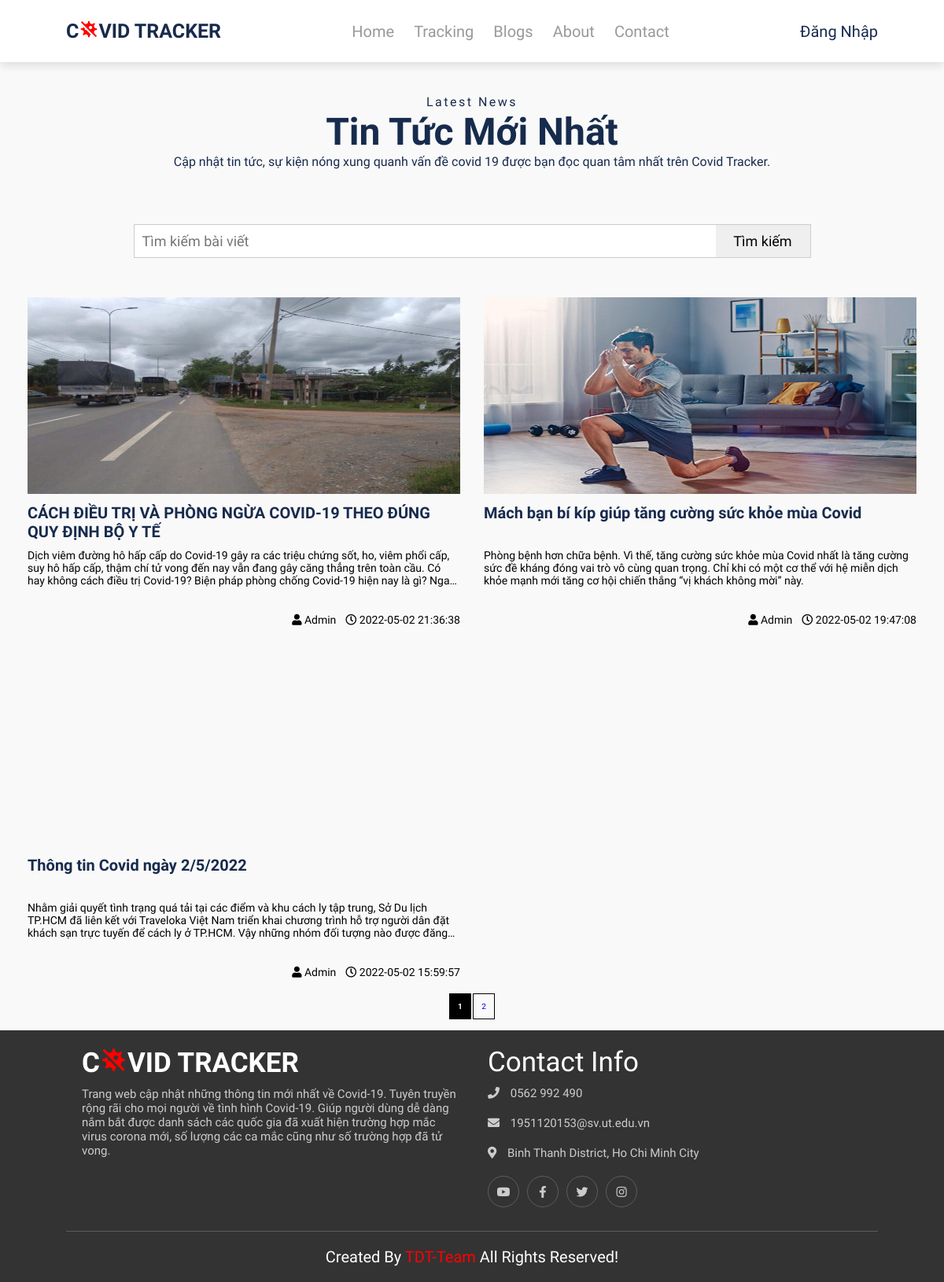
The page /blog.php on the database as committed earlier.
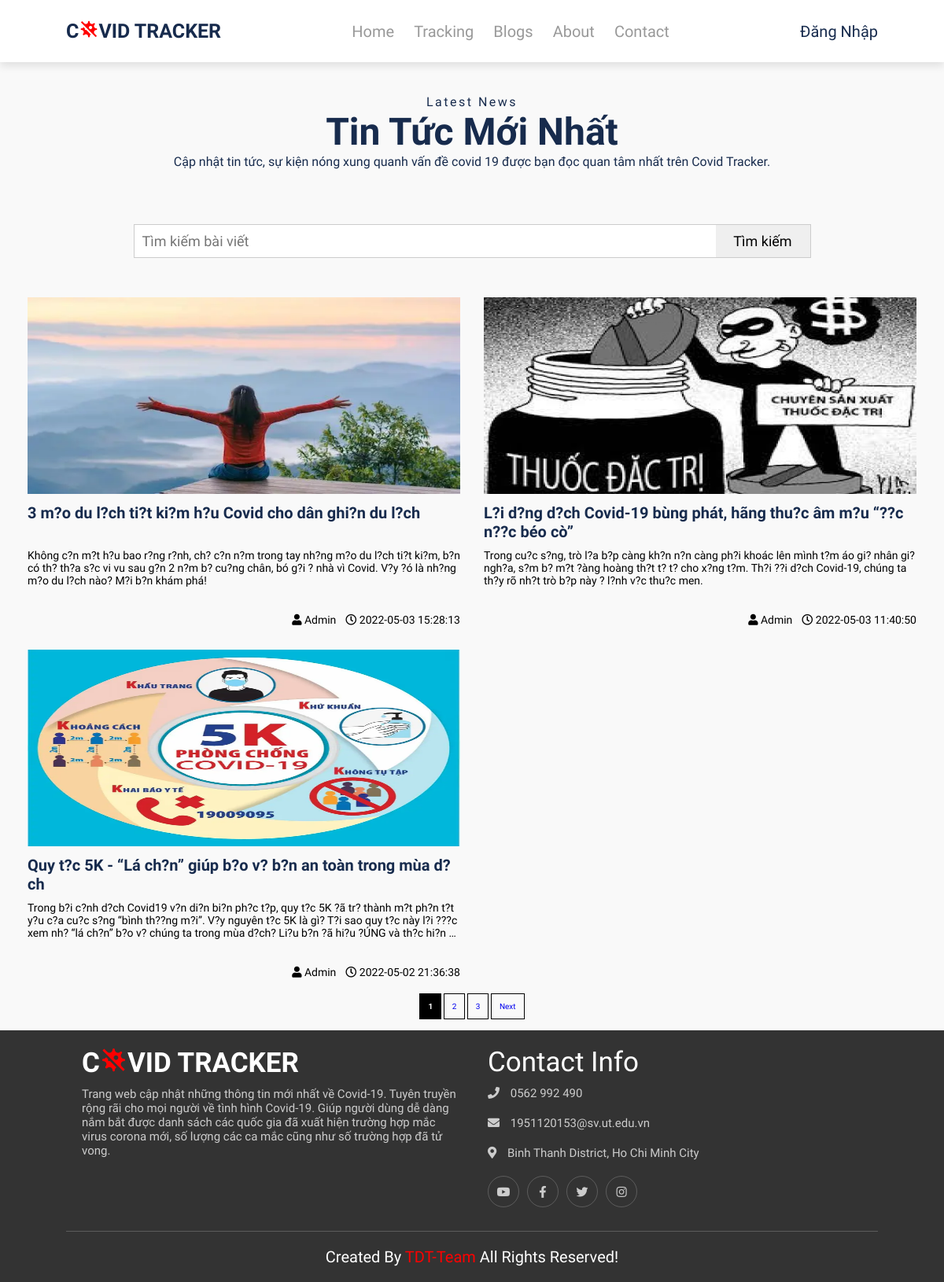
The same page on the database as committed later.
### tables this page shows
CREATE TABLE `posts` (
  `post_id` int(10) NOT NULL,
  `title` text NOT NULL,
  `thumbnail` text NOT NULL,
  `description` text NOT NULL,
  `content` text DEFAULT NULL,
  `date_time_create` datetime NOT NULL DEFAULT current_timestamp(),
  `author` varchar(50) DEFAULT NULL
);

### blog.php (the view, shortened to what this page needs)
<?php
    include('header.php');
    include('conn.php');
?>
<body onLoad=load()>
    <div class="blog__container" style="margin-top: 100px">
        <div class="row blog__intro">
            <div class="col-12">
                <span>Latest News</span>
                <h3>Tin tức mới nhất</h3>
                <p>Cập nhật tin tức, sự kiện nóng xung quanh vấn đề covid 19 được bạn đọc quan tâm nhất trên Covid Tracker.</p>
            </div>
            <div class="col-12 search">
                <form class="wrapper" method="GET" action="">
                    <?php
                        $param = "";
                        $search = isset($_GET['post-name']) ? $_GET['post-name'] : "";
                    ?>
                    <input type="text" class="search-input" placeholder="Tìm kiếm bài viết" name="post-name" value="<?= isset($_GET['post-name']) ? $_GET['post-name'] : ""; ?>">
                    <input type="submit" class="search-btn" value="Tìm kiếm">
                </form>
            </div>
        </div>
        <div class="row blog__content">
            <?php
                $item_per_page = !empty($_GET['per_page']) ? $_GET['per_page'] : 3;
                $current_page = !empty($_GET['page']) ? $_GET['page'] : 1;
                $offset = ($current_page - 1) * $item_per_page;
                if ($search) {
                    $sql_sl = "SELECT * FROM `posts` WHERE `title` LIKE '%" . $search . "%' OR `description` LIKE '%" . $search . "%' LIMIT " . $item_per_page . " OFFSET " . $offset;
                    $listPost = mysqli_query($connect, $sql_sl);
                    $totalRecords = mysqli_query($connect, "SELECT * FROM `posts` WHERE `title` LIKE '%" . $search . "%' OR `description` LIKE '%" . $search . "%'");
                } else {
                    $sql_sl = "SELECT * FROM `posts` ORDER BY date_time_create DESC LIMIT " . $item_per_page . " OFFSET " . $offset;;
                    $listPost = mysqli_query($connect, $sql_sl);
                    $totalRecords = mysqli_query($connect, "SELECT * FROM `posts`");
                }
                $totalRecords = $totalRecords->num_rows;
                $totalPages = ceil($totalRecords / $item_per_page);
                while ($row = mysqli_fetch_array($listPost)) {
            ?>
            <div class="col-4 col-md-6 col-sm-12">
                <div class="blog__single">
                    <div class="blog__img">
                        <a href="posts.php?id=<?= $row['post_id'] ?>">
                            <img src="upload/<?=$row["thumbnail"]?>" alt="" width="100%">
                        </a>
                    </div>
                    <div class="blog__post">
                        <a href="posts.php?id=<?= $row['post_id'] ?>">
                            <h4><?=$row["title"]?></h4>
                        </a>
                        <p>
                            <?=$row["description"]?>
                        </p>
                    </div>
                    <div class="blog__info">
                        <div class="blog__info-author">
                            <span><i class="fas fa-user"></i></span>
                            <span>Admin</span>
                        </div>
                        <div class="blog__info-cmt">
                            <span><i class="far fa-clock"></i></span>
                            <span><?=$row["date_time_create"]?></span>
                        </div>
                    </div>
                </div>
            </div>
            <?php }
                ?>
        </div>
        <div style="text-align: center; padding-bottom: 25px;" class="pagination">
                <?php include("pagination.php");     ?>
        </div>
    </div>
</body>
<?php
    include('footer.php');
?>

### header.php (shortened to what this page needs)
<!DOCTYPE html>
<html lang="en">
<head>
    <link rel="stylesheet" href="https://cdnjs.cloudflare.com/ajax/libs/font-awesome/5.15.3/css/all.min.css">
    <link rel="stylesheet" href="./css/style.css">
    <link href='https://unpkg.com/boxicons@2.0.9/css/boxicons.min.css' rel='stylesheet'>
    <link rel="stylesheet" href="./css/grid.css">
</head>
<body>
<header>
    <a href="index.php" class="logo">
        C<i class="bx bxs-virus-block bx-tada"></i>VID TRACKER
    </a>
    <nav class="navbar">
        <ul>
            <li><a href="index.php">home</a></li>
            <li><a href="tracker.php">Tracking</a></li>
            <li><a href="blog.php">Blogs</a></li>
            <li><a href="about.php">About</a></li>
            <li><a href="contact.php">contact</a></li>
        </ul>
    </nav>
    <div class="user__section pc">
            <div class="profile" onclick="menuToggle()">
                <?php
                    if (isset($_SESSION["login"])) { ?>
                        <h4 class="user_name">Chào!
                                <?php echo $_SESSION["login"]["1"];
                                ?>
                                <i class="fas fa-user-circle"></i>
                                </h4>
                    <?php } else { ?>
                        <a class="loginBtn-header" href="login.php">Đăng nhập</a>
                    <?php }
                    ?>
            </div>
    </div>
</header>
</body>

### pagination.php (shortened to what this page needs)
<?php if (isset($_GET['id'])) { ?>
<?php
$id = $_GET['id'];
if ($current_page > 3) {
    $first_page = 1;
?>
    <a style="border: 1px solid #000; padding: 10px; text-decoration: none;" href="?<?= $param ?>id=<?= $id ?>&per_page=<?= $item_per_page ?>&page=<?= $first_page ?>">First</a>
<?php }
if ($current_page > 1) {
    $prev_page = $current_page - 1;
?>
    <a style="border: 1px solid #000; padding: 10px; text-decoration: none;" href="?<?= $param ?>id=<?= $id ?>&per_page=<?= $item_per_page ?>&page=<?= $prev_page ?>">Prev</a>
<?php }
?>
<?php for ($num = 1; $num <= $totalPages; $num++) { ?>
    <?php if ($num != $current_page) { ?>
        <?php if ($num > $current_page - 3 && $num < $current_page + 3) { ?>
            <a style="border: 1px solid #000; padding: 10px; text-decoration: none;" href="?<?= $param ?>id=<?= $id ?>&per_page=<?= $item_per_page ?>&page=<?= $num ?>"><?= $num ?></a>
        <?php  } ?>
    <?php  } else { ?>
        <strong style="background-color:#000; border: 1px solid #000; padding: 10px; text-decoration: none; color:#fff;"><?= $num ?></strong>
    <?php  } ?>
<?php }
?>
<?php
if ($current_page < $totalPages - 1) {
    $next_page = $current_page + 1;
?>
    <a style="border: 1px solid #000; padding: 10px; text-decoration: none;" href="?<?= $param ?>id=<?= $id ?>&per_page=<?= $item_per_page ?>&page=<?= $next_page ?>">Next</a>
<?php }
?>
<?php
if ($current_page < $totalPages - 3) {
    $end_page = $totalPages;
?>
    <a style="border: 1px solid #000; padding: 10px; text-decoration: none;" href="?<?= $param ?>id=<?= $id ?>&per_page=<?= $item_per_page ?>&page=<?= $end_page ?>">Last</a>
<?php }
?>
<?php } else { ?>
<?php for ($num = 1; $num <= $totalPages; $num++) { ?>
    <?php if ($num != $current_page) { ?>
        <?php if ($num > $current_page - 3 && $num < $current_page + 3) { ?>
            <a style="border: 1px solid #000; padding: 10px; text-decoration: none;" href="?<?= $param ?>&per_page=<?= $item_per_page ?>&page=<?= $num ?>"><?= $num ?></a>
        <?php  } ?>
    <?php  } else { ?>
        <strong style="background-color:#000; border: 1px solid #000; padding: 10px; text-decoration: none; color:#fff;"><?= $num ?></strong>
    <?php  } ?>
<?php }
?>
<?php
if ($current_page < $totalPages - 1) {
    $next_page = $current_page + 1;
?>
    <a style="border: 1px solid #000; padding: 10px; text-decoration: none;" href="?<?= $param ?>per_page=<?= $item_per_page ?>&page=<?= $next_page ?>">Next</a>
<?php }
?>
<?php }
?>

### footer.php (shortened to what this page needs)
<!DOCTYPE html>
<html lang="en">
<head>
</head>
<body>
<section class="footer">
    <div class="box-container">
        <div class="box noselect">
            <div href="" class="logo">
                C<i class="bx bxs-virus-block bx-tada"></i>VID TRACKER
            </div>
            <p>
                Trang web cập nhật những thông tin mới nhất về Covid-19. Tuyên truyền rộng rãi cho mọi người về tình hình Covid-19.
                Giúp người dùng dễ dàng nắm bắt được danh sách các quốc gia đã xuất hiện trường hợp mắc virus corona mới, số lượng các ca mắc cũng như số trường hợp đã tử vong.
            </p>
        </div>
        <div class="box">
            <h3>contact info</h3>
            <p> <i class="fas fa-phone"></i> 0562 992 490 </p>
            <p> <i class="fas fa-envelope"></i> 1951120153@sv.ut.edu.vn </p>
            <p> <i class="fas fa-map-marker-alt"></i> Binh Thanh District, Ho Chi Minh City </p>
            <div class="share">
                <a href="https://www.youtube.com/watch?v=dQw4w9WgXcQ" target="_blank" class="fab fa-youtube"></a>
                <a href="https://www.facebook.com/profile.php?id=100007816321885" target="_blank" class="fab fa-facebook-f"></a>
                <a href="https://www.youtube.com/watch?v=dQw4w9WgXcQ" target="_blank" class="fab fa-twitter"></a>
                <a href="https://www.youtube.com/watch?v=dQw4w9WgXcQ" target="_blank" class="fab fa-instagram"></a>
            </div>
        </div>
    </div>
    <h1 class="credit"> created by<a href="https://www.youtube.com/watch?v=dQw4w9WgXcQ" target="_blank"> TDT-Team </a> all rights reserved! </h1>
</section>
</body>
</html>

### css/style.css (style rules this page uses)
:root { --color-txt:#FF4F5B; --bg-body: #fafbfd; --bg-content: #ffffff; --bg-hover: #f4f4f4; --color-txt: #172b4d; --nav-height: 70px; --shadow: 0 0 30px 0 rgb(82 63 105 / 5%); }
* { font-family: 'Cairo', sans-serif; margin:0; padding:0; box-sizing: border-box; outline: none; border:none; text-decoration: none; text-transform: capitalize; }
html { font-size: 62.5%; overflow-x: hidden; }
body { background:#f9f9f9; }
section { min-height: 100vh; padding:0 7%; padding-top: 9rem; }
.logo { font-family: 'Cairo', sans-serif; color: var(--color-text); font-size: 2rem; font-weight: 900; }
.logo i { color: red; }
header { width:100%; background: #fff; display: flex; align-items: center; justify-content: space-between; position: fixed; top:0; left: 0; z-index: 1001; padding:2.5rem 7%; box-shadow: 0 .5rem 1rem rgba(0,0,0,.1); }
header .logo { font-size: 2.5rem; color: var(--color-txt); }
header .navbar ul { display: flex; align-items: center; justify-content: center; list-style: none; }
header .navbar ul li { margin-left: 2.5rem; }
header .navbar ul li a { color:#999; font-size: 2rem; }
.footer { min-height: auto; padding-top: 0; background:#333; }
.footer .box { background-color: #333; }
.footer .box-container { display: flex; justify-content: center; flex-wrap: wrap; }
.footer .box-container .box { flex:1 1 25rem; margin:2rem; }
.footer .box-container .box h3 { font-size: 3.5rem; color:#fff; font-weight: normal; }
.footer .box-container .box p { text-transform: none; font-size: 1.5rem; color:#ccc; padding:1rem 0; }
.footer .box-container .box p i { padding-right: 1rem; color: #ccc; }
.footer .box-container .box a { font-size: 1.5rem; color:#ccc; padding:1rem 0; display: block; }
.footer .box-container .box .logo { cursor: default; font-size: 3.5rem; color: #fff; }
.footer .box-container .box .share { display: flex; flex-wrap: wrap; padding:1rem 0; }
.footer .box-container .box .share a { height:4rem; width:4rem; line-height: 2rem; text-align: center; border-radius: 5rem; border:.1rem solid #fff3; margin-right: 1rem; }
.footer .credit { padding:2rem 1rem; text-align: center; color:#fff; font-weight: normal; font-size: 2rem; border-top: .1rem solid #fff3; }
.footer .credit a { color: red; }
.blog__intro { text-align: center; color: var(--color-txt); }
.blog__intro span { margin-top: 20px; font-size: 16px; width: 100%; display: block; letter-spacing: 2.5px; }
.blog__intro h3 { font-size: 48px; }
.blog__intro p { text-transform: none; font-size: 16px; max-width: 70%; margin: 0 auto 20px; }
.blog__intro .search { display: flex; justify-content: center; padding: 20px 0; margin: 30px 0; }
.blog__intro .search .wrapper { display: flex; justify-content: center; border: 1px solid #ccc; background: #fff; width: 70%; }
.blog__intro .search input { flex: 1; font-size: 18px; text-transform: none; padding: 10px; }
.blog__intro .search .search-btn { cursor: pointer; min-width: 80px; max-width: 120px; }
.blog__content { padding: 0 35px; }
.blog__post { text-transform: none; min-height: 140px; }
.blog__post h4 { text-transform: none; margin: 10px 0; color: var(--color-txt); min-height: 48px; line-height: 24px; font-size: 20px; overflow: hidden; display: -webkit-box; -webkit-box-orient: vertical; -webkit-line-clamp: 2; }
.blog__post p { text-transform: none; font-size: 14px; overflow: hidden; display: -webkit-box; -webkit-box-orient: vertical; -webkit-line-clamp: 3; }
.blog__info { margin-bottom: 30px; display: flex; float: right; font-size: 14px; cursor: default; }
.blog__info-author { margin: 0 12px; }
.blog__img img { width: 100%; max-height: 250px; min-height: 250px; }
.user__section { display: flex; position: relative; cursor: pointer; }
.loginBtn-header { width: 100%; color: var(--color-txt); }
.user__section .profile { display: flex; position: relative; font-size: 2rem; align-items: center; }
.noselect { -webkit-touch-callout: none; -webkit-user-select: none; -khtml-user-select: none; -moz-user-select: none; -ms-user-select: none; user-select: none; }

### css/grid.css (style rules this page uses)
.row { display: flex; flex-wrap: wrap; margin-left: -15px; margin-right: -15px; }
[class*="col-"] { padding: 0 15px; }
.col-4 { width: 33.33%; }
.col-12 { width: 100%; }
@media only screen and (max-width: 1280px) { .col-md-6 { width: 50%; } }

Rows that differ between the two databases and show on the page:
no longer on this page (row unchanged): posts: thumbnail (picture), title "Mách bạn bí kíp giúp tăng cường sức khỏe mùa Covid", description "Phòng bệnh hơn chữa bệnh. Vì thế, tăng cường sức khỏe mùa Covid nhất là tăng cường sức đề kháng đóng vai trò vô cùng quan trọng. Chỉ khi có một cơ thể với hệ miễn dịch khỏe mạnh mới tăng cơ hội chiến thắng “vị khách không mời” này.", date_time_create "2022-05-02 19:47:08"
no longer on this page (row unchanged): posts: title "Thông tin Covid ngày 2/5/2022", description "Nhằm giải quyết tình trạng quá tải tại các điểm và khu cách ly tập trung, Sở Du lịch TP.HCM đã liên kết với Traveloka Việt Nam triển khai chương trình hỗ trợ người dân đặt khách sạn trực tuyến để cách ly ở TP.HCM. Vậy những nhóm đối tượng nào được…", date_time_create "2022-05-02 15:59:57"
added posts: thumbnail (picture), title "3 m?o du l?ch ti?t ki?m h?u Covid cho dân ghi?n du l?ch", description "Không c?n m?t h?u bao r?ng r?nh, ch? c?n n?m trong tay nh?ng m?o du l?ch ti?t ki?m, b?n có th? th?a s?c vi vu sau g?n 2 n?m b? cu?ng chân, bó g?i ? nhà vì Covid. V?y ?ó là nh?ng m?o du l?ch nào? M?i b?n khám phá!", date_time_create "2022-05-03 15:28:13"
added posts: thumbnail (picture), title "L?i d?ng d?ch Covid-19 bùng phát, hãng thu?c âm m?u “??c n??c béo cò”", description "Trong cu?c s?ng, trò l?a b?p càng kh?n n?n càng ph?i khoác lên mình t?m áo gi? nhân gi? ngh?a, s?m b? m?t ?àng hoàng th?t t? t? cho x?ng t?m. Th?i ??i d?ch Covid-19, chúng ta th?y rõ nh?t trò b?p này ? l?nh v?c thu?c men.", date_time_create "2022-05-03 11:40:50"
changed posts: thumbnail: a different picture; title "CÁCH ĐIỀU TRỊ VÀ PHÒNG NGỪA COVID-19 THEO ĐÚNG QUY ĐỊNH BỘ Y TẾ" → "Quy t?c 5K - “Lá ch?n” giúp b?o v? b?n an toàn trong mùa d?ch"; description "Dịch viêm đường hô hấp cấp do Covid-19 gây ra các triệu chứng sốt, ho, viêm phổi cấp, suy hô hấp cấp, thậm chí tử vong đến nay vẫn đang gây căng thẳng trên toàn cầu. Có hay không cách điều trị Covid-19? Biện pháp phòng chống Covid-19 hiện nay là gì?…" → "Trong b?i c?nh d?ch Covid19 v?n di?n bi?n ph?c t?p, quy t?c 5K ?ã tr? thành m?t ph?n t?t y?u c?a cu?c s?ng “bình th??ng m?i”. V?y nguyên t?c 5K là gì? T?i sao quy t?c này l?i ???c xem nh? “lá ch?n” b?o v? chúng ta trong mùa d?ch? Li?u b?n ?ã hi?u ?ÚNG và th?c hi?n…"
Other text that changed with them:
new list line: "3"
text now shown: "Next"
